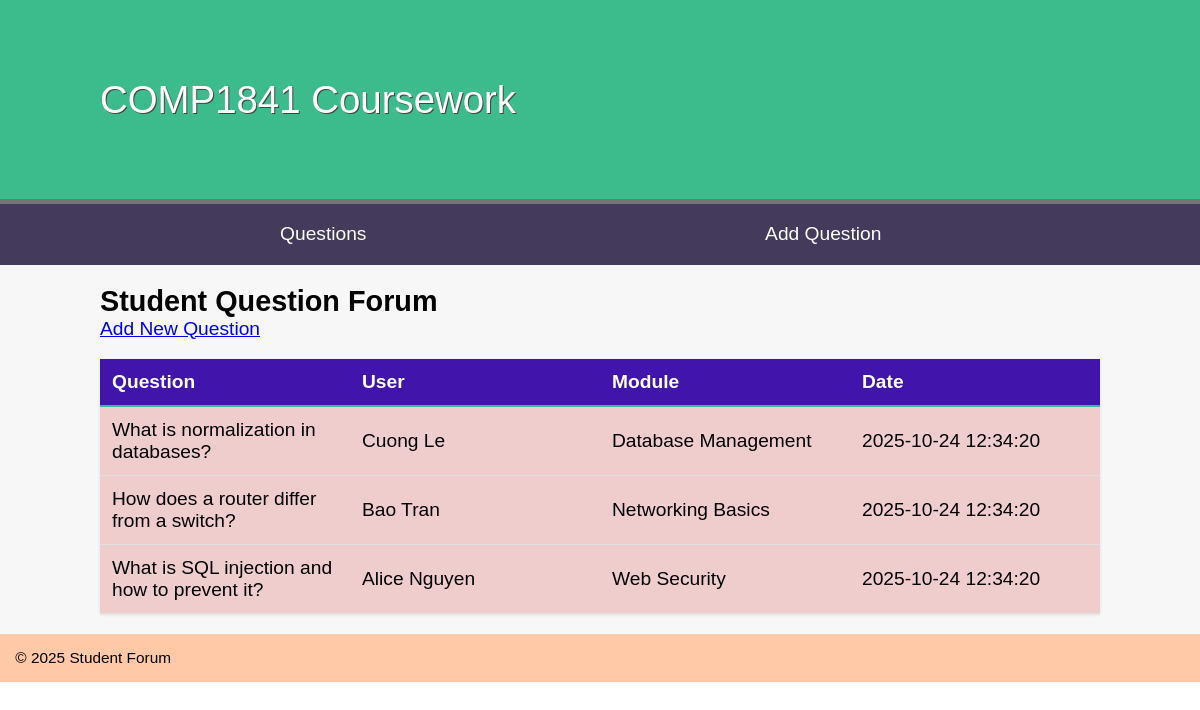
The app's page /CW.php with its own data.
### tables this page shows
CREATE TABLE `question` (
  `id` int(11) NOT NULL,
  `text` text NOT NULL,
  `date` datetime DEFAULT current_timestamp(),
  `userID` int(11) DEFAULT NULL,
  `moduleID` int(11) DEFAULT NULL
);

CREATE TABLE `user` (
  `id` int(11) NOT NULL,
  `name` varchar(100) NOT NULL,
  `email` varchar(150) NOT NULL
);

CREATE TABLE `module` (
  `id` int(11) NOT NULL,
  `name` varchar(100) NOT NULL
);

### CW.php (called while the page is built, shortened)
<?php
include 'includes/DatabaseConnection.php';
$sql = "
SELECT
    q.id,
    q.text,
    q.date,
    u.name AS username,
    u.email AS useremail,
    m.name AS modulename
FROM question q
LEFT JOIN user u ON q.userID = u.id
LEFT JOIN module m ON q.moduleID = m.id
ORDER BY q.date DESC, q.id DESC
";
$questions = $pdo->query($sql)->fetchAll(PDO::FETCH_ASSOC);
include 'templates/CW.html.php';
$output = ob_get_clean();
include 'templates/layout.html.php';
?>

### templates/CW.html.php (the view)
<h2>Student Question Forum</h2>
<p><a href="addquestion.php">Add New Question</a></p>
<table class="jokes-table">
<thead>
<tr>
    <th>Question</th>
    <th>User</th>
    <th>Module</th>
    <th>Date</th>
</tr>
</thead>
<tbody>
<?php foreach ($questions as $q): ?>
<tr>
    <td><?= htmlspecialchars($q['text']) ?></td>
    <td><?= htmlspecialchars($q['username']) ?></td>
    <td><?= htmlspecialchars($q['modulename']) ?></td>
    <td><?= $q['date'] ?></td>
</tr>
<?php endforeach; ?>
</tbody>
</table>

### templates/layout.html.php (shortened to what this page needs)
<!DOCTYPE html>
<html>
<head>
<link rel="stylesheet" href="CW.css">
</head>
<body>
<header><h1>COMP1841 Coursework</h1></header>
<nav>
<ul>
<li><a href="CW.php">Questions</a></li>
<li><a href="addquestion.php">Add Question</a></li>
</ul>
</nav>
<main>
<?= $output ?>
</main>
<footer>&copy; 2025 Student Forum</footer>
</body>
</html>

### CW.css (style rules this page uses)
* { margin: 0; padding: 0; }
body { font-family: Arial, Helvetica, Sans-serif; }
header { display: block; background-color: #3cbc8d; padding: 20px; border-bottom: 5px solid #757575; }
h1 { font-weight: normal; padding: 1.5em; color: white; text-shadow: 1px 1px 0px #444; width: 1000px; margin: auto; }
nav { background-color: #443a5c; }
nav a { color: white; text-decoration: none; }
nav ul { display: table; width: 1000px; margin: auto; }
nav li { display: table-cell; text-align: center; padding: 1em; }
main { overflow: auto; min-height: 30vh; background-color: #f7f7f7; width: 1000px; margin: auto; box-shadow: -1000px 0 0 #f7f7f7, 1000px 0 0 #f7f7f7; padding: 20px; }
footer { padding: 1em; background-color: #ffc9a7; font-size: 0.8em; }
p { margin-bottom: 1em; }
body { font-size: 1.2em; font-family: arial, helvetica, sans-serif; }
.jokes-table { width: 100%; border-collapse: collapse; background-color: rgb(240, 205, 205); box-shadow: 0 1px 3px rgba(0, 0, 0, 0.1); table-layout: fixed; }
.jokes-table thead { background-color: #4114ab; color: white; }
.jokes-table th { padding: 12px; text-align: left; font-weight: bold; border-bottom: 2px solid #3cbc8d; }
.jokes-table td { padding: 12px; border-bottom: 1px solid #e0e0e0; vertical-align: middle; }

### records on screen
question: text "What is normalization in databases?", userID.name "Cuong Le", moduleID.name "Database Management", date "2025-10-24 12:34:20"
question: text "How does a router differ from a switch?", userID.name "Bao Tran", moduleID.name "Networking Basics", date "2025-10-24 12:34:20"
question: text "What is SQL injection and how to prevent it?", userID.name "Alice Nguyen", moduleID.name "Web Security", date "2025-10-24 12:34:20"
